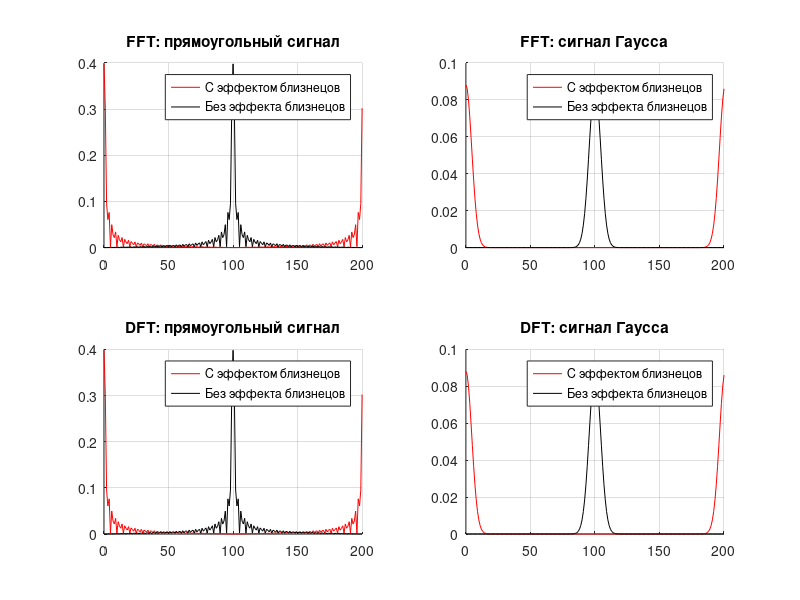

The MATLAB source for this figure:
function main()
% Начальное состояние
tt = 2.0;
sigma = 0.5;
mult = 5;
t = -mult:0.05:mult;

% Импульсы
x1 = zeros(size(t));
x1(abs(t) - tt < 0) = 1;
x1(abs(t) == tt) = 0.5;
x2 = exp(-(t/sigma).^2);

% FFT (Быстрое Преобразование Фурье)
disp('Время БПФ');
tic();
rectFFTy = fft(x1);
toc();
gaussFFTy = fft(x2);

rectFixedFFTy = fftshift(rectFFTy);
gaussFixedFFTy = fftshift(gaussFFTy);

% DFT (Дискретное Преобразование Фурье)
disp('Время ДПФ');
tic();
rectDFTy = dft(x1);
toc();
gaussDFTy = dft(x2);

rectFixedDFTy = fftshift(rectDFTy);
gaussFixedDFTy = fftshift(gaussDFTy);

M = 0:length(t)-1;

figure;

subplot(2,2,1);
title('FFT: прямоугольный сигнал');
hold on;
grid on;
plot(M, abs(rectFFTy)/length(M), 'r');
plot(M, abs(rectFixedFFTy)/length(M),'k');
legend('С эффектом близнецов', 'Без эффекта близнецов');

subplot(2,2,2);
title('FFT: сигнал Гаусса');
hold on;
grid on;
plot(M, abs(gaussFFTy)/length(M), 'r');
plot(M, abs(gaussFixedFFTy)/length(M), 'k');
legend('С эффектом близнецов', 'Без эффекта близнецов');

subplot(2,2,3);
title('DFT: прямоугольный сигнал');
hold on;
grid on;
plot(M, abs(rectDFTy)/length(M), 'r');
plot(M, abs(rectFixedDFTy)/length(M), 'k');
legend('С эффектом близнецов', 'Без эффекта близнецов');

subplot(2,2,4);
title('DFT: сигнал Гаусса');
hold on;
grid on;
plot(M, abs(gaussDFTy)/length(M), 'r');
plot(M, abs(gaussFixedDFTy)/length(M), 'k');
legend('С эффектом близнецов', 'Без эффекта близнецов');
end

% Дискретное преобразование Фурье
function y = dft(x)
a = 0:length(x)-1;
b = -2 * pi * sqrt(-1) * a / length(x);
for i = 1:length(a)
    a(i) = 0;
    for j = 1:length(x)
        a(i) = a(i) + x(j) * exp(b(i) * j);
    end
end
y = a;
end

